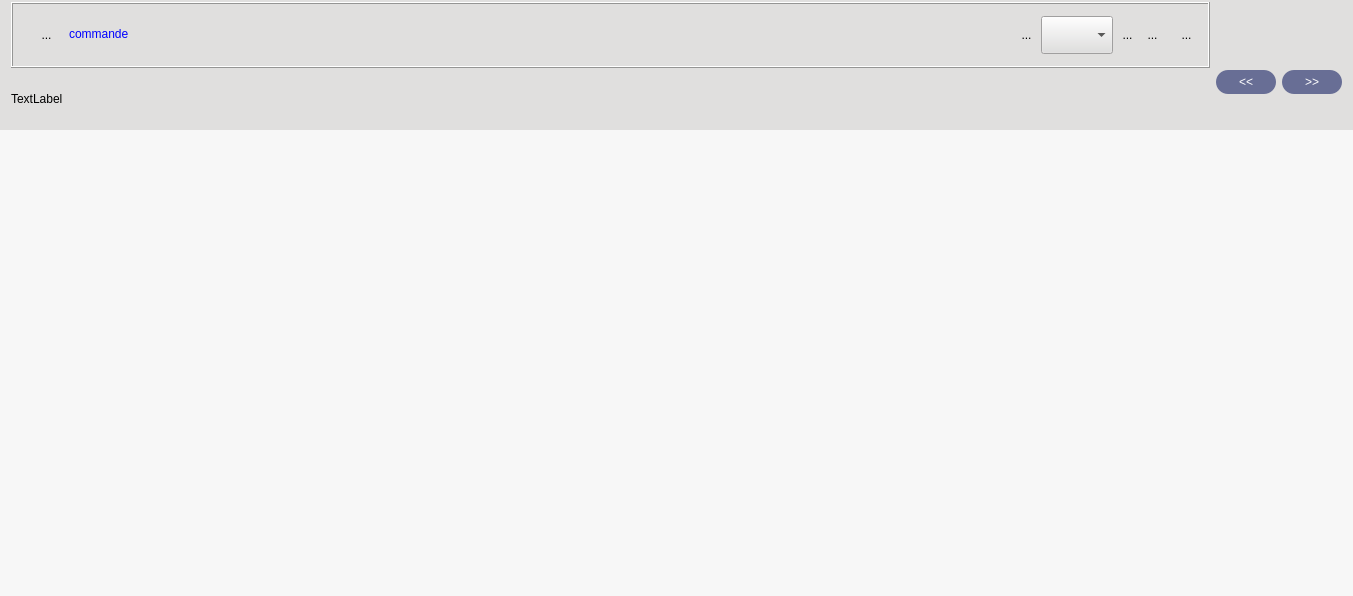
<?xml version="1.0" encoding="UTF-8"?>
<ui version="4.0">
 <class>WidgetNiveauFact</class>
 <widget class="QWidget" name="WidgetNiveauFact">
  <property name="geometry">
   <rect>
    <x>0</x>
    <y>0</y>
    <width>1353</width>
    <height>596</height>
   </rect>
  </property>
  <property name="sizePolicy">
   <sizepolicy hsizetype="Expanding" vsizetype="Expanding">
    <horstretch>0</horstretch>
    <verstretch>0</verstretch>
   </sizepolicy>
  </property>
  <property name="minimumSize">
   <size>
    <width>0</width>
    <height>0</height>
   </size>
  </property>
  <property name="windowTitle">
   <string>DCommandeUnique</string>
  </property>
  <property name="toolTip">
   <string/>
  </property>
  <property name="styleSheet">
   <string notr="true">background-color : rgb(224,223,222);
font : 'times' 9px</string>
  </property>
  <layout class="QVBoxLayout" name="verticalLayout_4">
   <property name="spacing">
    <number>0</number>
   </property>
   <property name="leftMargin">
    <number>0</number>
   </property>
   <property name="topMargin">
    <number>0</number>
   </property>
   <property name="rightMargin">
    <number>0</number>
   </property>
   <property name="bottomMargin">
    <number>0</number>
   </property>
   <item>
    <widget class="QWidget" name="frameAffichage" native="true">
     <property name="sizePolicy">
      <sizepolicy hsizetype="Preferred" vsizetype="Fixed">
       <horstretch>0</horstretch>
       <verstretch>0</verstretch>
      </sizepolicy>
     </property>
     <property name="minimumSize">
      <size>
       <width>0</width>
       <height>130</height>
      </size>
     </property>
     <property name="maximumSize">
      <size>
       <width>16777215</width>
       <height>130</height>
      </size>
     </property>
     <property name="styleSheet">
      <string notr="true">background-color:rgb(224,223,222)</string>
     </property>
     <layout class="QGridLayout" name="gridLayout_2">
      <property name="topMargin">
       <number>2</number>
      </property>
      <property name="bottomMargin">
       <number>3</number>
      </property>
      <property name="verticalSpacing">
       <number>2</number>
      </property>
      <item row="0" column="0">
       <widget class="QFrame" name="frame_2">
        <property name="sizePolicy">
         <sizepolicy hsizetype="Preferred" vsizetype="Fixed">
          <horstretch>0</horstretch>
          <verstretch>0</verstretch>
         </sizepolicy>
        </property>
        <property name="frameShape">
         <enum>QFrame::Box</enum>
        </property>
        <property name="frameShadow">
         <enum>QFrame::Raised</enum>
        </property>
        <layout class="QHBoxLayout" name="horizontalLayout">
         <property name="spacing">
          <number>0</number>
         </property>
         <item>
          <spacer name="horizontalSpacer_5">
           <property name="orientation">
            <enum>Qt::Horizontal</enum>
           </property>
           <property name="sizeType">
            <enum>QSizePolicy::Fixed</enum>
           </property>
           <property name="sizeHint" stdset="0">
            <size>
             <width>13</width>
             <height>20</height>
            </size>
           </property>
          </spacer>
         </item>
         <item>
          <widget class="MonBoutonValide" name="RBValide">
           <property name="minimumSize">
            <size>
             <width>17</width>
             <height>31</height>
            </size>
           </property>
           <property name="maximumSize">
            <size>
             <width>21</width>
             <height>31</height>
            </size>
           </property>
           <property name="focusPolicy">
            <enum>Qt::ClickFocus</enum>
           </property>
           <property name="toolTip">
            <string>Affiche le rapport de validité de la commande</string>
           </property>
           <property name="styleSheet">
            <string notr="true">border : 0px</string>
           </property>
           <property name="text">
            <string>...</string>
           </property>
           <property name="icon">
            <iconset>
             <normaloff>../../../.designer/Editeur/icons/ast-green-ball.png</normaloff>../../../.designer/Editeur/icons/ast-green-ball.png</iconset>
           </property>
           <property name="iconSize">
            <size>
             <width>21</width>
             <height>31</height>
            </size>
           </property>
          </widget>
         </item>
         <item>
          <spacer name="horizontalSpacer_3">
           <property name="orientation">
            <enum>Qt::Horizontal</enum>
           </property>
           <property name="sizeType">
            <enum>QSizePolicy::Fixed</enum>
           </property>
           <property name="sizeHint" stdset="0">
            <size>
             <width>13</width>
             <height>20</height>
            </size>
           </property>
          </spacer>
         </item>
         <item>
          <widget class="MonLabelClic" name="labelNomCommande">
           <property name="sizePolicy">
            <sizepolicy hsizetype="MinimumExpanding" vsizetype="Fixed">
             <horstretch>0</horstretch>
             <verstretch>0</verstretch>
            </sizepolicy>
           </property>
           <property name="minimumSize">
            <size>
             <width>150</width>
             <height>31</height>
            </size>
           </property>
           <property name="frameShape">
            <enum>QFrame::NoFrame</enum>
           </property>
           <property name="frameShadow">
            <enum>QFrame::Raised</enum>
           </property>
           <property name="text">
            <string>&lt;html&gt;&lt;head/&gt;&lt;body&gt;&lt;p&gt;&lt;span style=&quot; color:#0000ff;&quot;&gt;commande &lt;/span&gt;&lt;/p&gt;&lt;/body&gt;&lt;/html&gt;</string>
           </property>
          </widget>
         </item>
         <item>
          <spacer name="toto">
           <property name="orientation">
            <enum>Qt::Horizontal</enum>
           </property>
           <property name="sizeType">
            <enum>QSizePolicy::Maximum</enum>
           </property>
           <property name="sizeHint" stdset="0">
            <size>
             <width>2</width>
             <height>40</height>
            </size>
           </property>
          </spacer>
         </item>
         <item>
          <spacer name="horizontalSpacer_7">
           <property name="orientation">
            <enum>Qt::Horizontal</enum>
           </property>
           <property name="sizeHint" stdset="0">
            <size>
             <width>108</width>
             <height>20</height>
            </size>
           </property>
          </spacer>
         </item>
         <item>
          <spacer name="horizontalSpacer_2">
           <property name="orientation">
            <enum>Qt::Horizontal</enum>
           </property>
           <property name="sizeType">
            <enum>QSizePolicy::Ignored</enum>
           </property>
           <property name="sizeHint" stdset="0">
            <size>
             <width>2</width>
             <height>40</height>
            </size>
           </property>
          </spacer>
         </item>
         <item>
          <layout class="QHBoxLayout" name="horizontalLayout_2">
           <property name="spacing">
            <number>4</number>
           </property>
           <property name="sizeConstraint">
            <enum>QLayout::SetFixedSize</enum>
           </property>
           <item>
            <widget class="QToolButton" name="RBRun">
             <property name="minimumSize">
              <size>
               <width>21</width>
               <height>31</height>
              </size>
             </property>
             <property name="maximumSize">
              <size>
               <width>21</width>
               <height>31</height>
              </size>
             </property>
             <property name="focusPolicy">
              <enum>Qt::ClickFocus</enum>
             </property>
             <property name="toolTip">
              <string>Lance un script associé à la commande</string>
             </property>
             <property name="styleSheet">
              <string notr="true">border : 0px</string>
             </property>
             <property name="text">
              <string>...</string>
             </property>
             <property name="icon">
              <iconset>
               <normaloff>../../../.designer/Editeur/icons/roue.png</normaloff>../../../.designer/Editeur/icons/roue.png</iconset>
             </property>
             <property name="iconSize">
              <size>
               <width>21</width>
               <height>31</height>
              </size>
             </property>
            </widget>
           </item>
           <item>
            <widget class="QComboBox" name="CBScripts">
             <property name="sizePolicy">
              <sizepolicy hsizetype="Preferred" vsizetype="Fixed">
               <horstretch>0</horstretch>
               <verstretch>0</verstretch>
              </sizepolicy>
             </property>
             <property name="minimumSize">
              <size>
               <width>0</width>
               <height>38</height>
              </size>
             </property>
             <property name="frame">
              <bool>true</bool>
             </property>
            </widget>
           </item>
           <item>
            <widget class="QToolButton" name="RBInfo">
             <property name="minimumSize">
              <size>
               <width>21</width>
               <height>31</height>
              </size>
             </property>
             <property name="maximumSize">
              <size>
               <width>31</width>
               <height>31</height>
              </size>
             </property>
             <property name="focusPolicy">
              <enum>Qt::ClickFocus</enum>
             </property>
             <property name="toolTip">
              <string>ouvre un navigateur sur l'aide contextuelle</string>
             </property>
             <property name="styleSheet">
              <string notr="true">border : 0px</string>
             </property>
             <property name="text">
              <string>...</string>
             </property>
             <property name="icon">
              <iconset>
               <normaloff>../../../.designer/Editeur/icons/point-interrogation.png</normaloff>../../../.designer/Editeur/icons/point-interrogation.png</iconset>
             </property>
             <property name="iconSize">
              <size>
               <width>21</width>
               <height>31</height>
              </size>
             </property>
            </widget>
           </item>
           <item>
            <widget class="QToolButton" name="RBRegle">
             <property name="minimumSize">
              <size>
               <width>21</width>
               <height>31</height>
              </size>
             </property>
             <property name="maximumSize">
              <size>
               <width>31</width>
               <height>31</height>
              </size>
             </property>
             <property name="focusPolicy">
              <enum>Qt::ClickFocus</enum>
             </property>
             <property name="toolTip">
              <string>affiche les régles de validité</string>
             </property>
             <property name="styleSheet">
              <string notr="true">border : 0px</string>
             </property>
             <property name="text">
              <string>...</string>
             </property>
             <property name="icon">
              <iconset>
               <normaloff>../../../.designer/Editeur/icons/lettreRblanc30.png</normaloff>../../../.designer/Editeur/icons/lettreRblanc30.png</iconset>
             </property>
             <property name="iconSize">
              <size>
               <width>21</width>
               <height>31</height>
              </size>
             </property>
            </widget>
           </item>
          </layout>
         </item>
         <item>
          <spacer name="horizontalSpacer_4">
           <property name="orientation">
            <enum>Qt::Horizontal</enum>
           </property>
           <property name="sizeType">
            <enum>QSizePolicy::Fixed</enum>
           </property>
           <property name="sizeHint" stdset="0">
            <size>
             <width>13</width>
             <height>20</height>
            </size>
           </property>
          </spacer>
         </item>
         <item>
          <widget class="QToolButton" name="RBPoubelle">
           <property name="minimumSize">
            <size>
             <width>21</width>
             <height>31</height>
            </size>
           </property>
           <property name="maximumSize">
            <size>
             <width>21</width>
             <height>31</height>
            </size>
           </property>
           <property name="focusPolicy">
            <enum>Qt::ClickFocus</enum>
           </property>
           <property name="toolTip">
            <string>Détruit la commande</string>
           </property>
           <property name="styleSheet">
            <string notr="true">border : 0px</string>
           </property>
           <property name="text">
            <string>...</string>
           </property>
           <property name="icon">
            <iconset>
             <normaloff>../../../.designer/Editeur/icons/deleteRond.png</normaloff>../../../.designer/Editeur/icons/deleteRond.png</iconset>
           </property>
           <property name="iconSize">
            <size>
             <width>21</width>
             <height>31</height>
            </size>
           </property>
          </widget>
         </item>
        </layout>
        <zorder>RBValide</zorder>
        <zorder>labelNomCommande</zorder>
        <zorder>horizontalSpacer_3</zorder>
        <zorder>horizontalSpacer_4</zorder>
        <zorder>RBPoubelle</zorder>
        <zorder>horizontalSpacer_5</zorder>
        <zorder>horizontalSpacer_7</zorder>
       </widget>
      </item>
      <item row="1" column="0">
       <widget class="QLabel" name="labelDoc">
        <property name="text">
         <string>TextLabel</string>
        </property>
       </widget>
      </item>
      <item row="1" column="1">
       <layout class="QGridLayout" name="gridLayout">
        <property name="verticalSpacing">
         <number>0</number>
        </property>
        <item row="0" column="0">
         <widget class="QPushButton" name="bAvant">
          <property name="sizePolicy">
           <sizepolicy hsizetype="Fixed" vsizetype="Fixed">
            <horstretch>0</horstretch>
            <verstretch>0</verstretch>
           </sizepolicy>
          </property>
          <property name="minimumSize">
           <size>
            <width>60</width>
            <height>24</height>
           </size>
          </property>
          <property name="maximumSize">
           <size>
            <width>60</width>
            <height>24</height>
           </size>
          </property>
          <property name="focusPolicy">
           <enum>Qt::ClickFocus</enum>
          </property>
          <property name="toolTip">
           <string>Affiche le formulaire de la commande précédente</string>
          </property>
          <property name="styleSheet">
           <string notr="true">background-color:rgb(104,110,149);
color :white;
border-radius : 12px
</string>
          </property>
          <property name="text">
           <string>&lt;&lt;</string>
          </property>
          <property name="shortcut">
           <string>Shift+A, Alt+A, Alt+A, Alt+A</string>
          </property>
          <property name="autoDefault">
           <bool>true</bool>
          </property>
          <property name="default">
           <bool>true</bool>
          </property>
         </widget>
        </item>
        <item row="0" column="1">
         <widget class="QPushButton" name="bApres">
          <property name="sizePolicy">
           <sizepolicy hsizetype="Fixed" vsizetype="Fixed">
            <horstretch>0</horstretch>
            <verstretch>0</verstretch>
           </sizepolicy>
          </property>
          <property name="minimumSize">
           <size>
            <width>60</width>
            <height>24</height>
           </size>
          </property>
          <property name="maximumSize">
           <size>
            <width>60</width>
            <height>24</height>
           </size>
          </property>
          <property name="focusPolicy">
           <enum>Qt::ClickFocus</enum>
          </property>
          <property name="toolTip">
           <string>Affiche le formulaire de la commande suivante</string>
          </property>
          <property name="styleSheet">
           <string notr="true">background-color:rgb(104,110,149);
color :white;
border-radius : 12px
</string>
          </property>
          <property name="text">
           <string>&gt;&gt;</string>
          </property>
          <property name="shortcut">
           <string>Shift+A, Alt+A, Alt+A, Alt+A</string>
          </property>
          <property name="autoDefault">
           <bool>true</bool>
          </property>
          <property name="default">
           <bool>true</bool>
          </property>
         </widget>
        </item>
        <item row="1" column="0">
         <spacer name="verticalSpacer_2">
          <property name="orientation">
           <enum>Qt::Vertical</enum>
          </property>
          <property name="sizeHint" stdset="0">
           <size>
            <width>20</width>
            <height>0</height>
           </size>
          </property>
         </spacer>
        </item>
       </layout>
      </item>
     </layout>
    </widget>
   </item>
   <item>
    <widget class="QScrollArea" name="scrollAreaCommandes">
     <property name="minimumSize">
      <size>
       <width>0</width>
       <height>81</height>
      </size>
     </property>
     <property name="styleSheet">
      <string notr="true">background : rgb(247,247,247)


</string>
     </property>
     <property name="frameShape">
      <enum>QFrame::NoFrame</enum>
     </property>
     <property name="verticalScrollBarPolicy">
      <enum>Qt::ScrollBarAsNeeded</enum>
     </property>
     <property name="horizontalScrollBarPolicy">
      <enum>Qt::ScrollBarAsNeeded</enum>
     </property>
     <property name="widgetResizable">
      <bool>true</bool>
     </property>
     <widget class="QWidget" name="scrollAreaWidgetContents">
      <property name="geometry">
       <rect>
        <x>0</x>
        <y>0</y>
        <width>1353</width>
        <height>466</height>
       </rect>
      </property>
      <layout class="QVBoxLayout" name="verticalLayout">
       <item>
        <layout class="QVBoxLayout" name="commandesLayout">
         <property name="spacing">
          <number>1</number>
         </property>
        </layout>
       </item>
       <item>
        <spacer name="verticalSpacer">
         <property name="orientation">
          <enum>Qt::Vertical</enum>
         </property>
         <property name="sizeHint" stdset="0">
          <size>
           <width>20</width>
           <height>5</height>
          </size>
         </property>
        </spacer>
       </item>
      </layout>
     </widget>
    </widget>
   </item>
  </layout>
 </widget>
 <layoutdefault spacing="6" margin="11"/>
 <pixmapfunction>qPixmapFromMimeSource</pixmapfunction>
 <customwidgets>
  <customwidget>
   <class>MonBoutonValide</class>
   <extends>QToolButton</extends>
   <header>monBoutonValide.h</header>
  </customwidget>
  <customwidget>
   <class>MonLabelClic</class>
   <extends>QLabel</extends>
   <header>monLabelClic.h</header>
  </customwidget>
 </customwidgets>
 <resources/>
 <connections/>
</ui>
